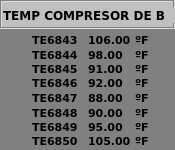
<?xml version="1.0" encoding="UTF-8"?>
<ui version="4.0">
 <class>WTempCompB</class>
 <widget class="QWidget" name="WTempCompB">
  <property name="geometry">
   <rect>
    <x>0</x>
    <y>0</y>
    <width>175</width>
    <height>150</height>
   </rect>
  </property>
  <property name="minimumSize">
   <size>
    <width>175</width>
    <height>150</height>
   </size>
  </property>
  <property name="maximumSize">
   <size>
    <width>175</width>
    <height>150</height>
   </size>
  </property>
  <property name="windowTitle">
   <string>WTempCompB</string>
  </property>
  <property name="styleSheet">
   <string notr="true">background-color: rgb(128, 128, 128);</string>
  </property>
  <widget class="QFrame" name="frame">
   <property name="geometry">
    <rect>
     <x>0</x>
     <y>0</y>
     <width>175</width>
     <height>29</height>
    </rect>
   </property>
   <property name="styleSheet">
    <string notr="true">background-color: rgb(192, 192, 192);</string>
   </property>
   <property name="frameShape">
    <enum>QFrame::Box</enum>
   </property>
   <property name="frameShadow">
    <enum>QFrame::Sunken</enum>
   </property>
  </widget>
  <widget class="QLabel" name="lbTemCOMBT">
   <property name="geometry">
    <rect>
     <x>3</x>
     <y>7</y>
     <width>175</width>
     <height>16</height>
    </rect>
   </property>
   <property name="font">
    <font>
     <family>Verdana</family>
     <pointsize>9</pointsize>
     <weight>75</weight>
     <bold>true</bold>
    </font>
   </property>
   <property name="styleSheet">
    <string notr="true">background-color: rgb(192, 192, 192);</string>
   </property>
   <property name="text">
    <string>TEMP COMPRESOR DE B</string>
   </property>
  </widget>
  <widget class="QLabel" name="lbCOMBT_1">
   <property name="geometry">
    <rect>
     <x>32</x>
     <y>32</y>
     <width>51</width>
     <height>16</height>
    </rect>
   </property>
   <property name="font">
    <font>
     <family>Verdana</family>
     <pointsize>8</pointsize>
     <weight>75</weight>
     <bold>true</bold>
    </font>
   </property>
   <property name="text">
    <string>TE6843</string>
   </property>
  </widget>
  <widget class="QLabel" name="lbCOMB_1">
   <property name="geometry">
    <rect>
     <x>88</x>
     <y>32</y>
     <width>44</width>
     <height>16</height>
    </rect>
   </property>
   <property name="font">
    <font>
     <family>Verdana</family>
     <pointsize>8</pointsize>
     <weight>75</weight>
     <bold>true</bold>
    </font>
   </property>
   <property name="text">
    <string>106.00</string>
   </property>
  </widget>
  <widget class="QLabel" name="lbCOMBU_1">
   <property name="geometry">
    <rect>
     <x>135</x>
     <y>32</y>
     <width>21</width>
     <height>16</height>
    </rect>
   </property>
   <property name="font">
    <font>
     <family>Verdana</family>
     <pointsize>8</pointsize>
     <weight>75</weight>
     <bold>true</bold>
    </font>
   </property>
   <property name="text">
    <string>ºF</string>
   </property>
  </widget>
  <widget class="QLabel" name="lbCOMB_2">
   <property name="geometry">
    <rect>
     <x>88</x>
     <y>47</y>
     <width>44</width>
     <height>16</height>
    </rect>
   </property>
   <property name="font">
    <font>
     <family>Verdana</family>
     <pointsize>8</pointsize>
     <weight>75</weight>
     <bold>true</bold>
    </font>
   </property>
   <property name="text">
    <string>98.00</string>
   </property>
  </widget>
  <widget class="QLabel" name="lbCOMBT_2">
   <property name="geometry">
    <rect>
     <x>32</x>
     <y>47</y>
     <width>51</width>
     <height>16</height>
    </rect>
   </property>
   <property name="font">
    <font>
     <family>Verdana</family>
     <pointsize>8</pointsize>
     <weight>75</weight>
     <bold>true</bold>
    </font>
   </property>
   <property name="text">
    <string>TE6844</string>
   </property>
  </widget>
  <widget class="QLabel" name="lbCOMBU_2">
   <property name="geometry">
    <rect>
     <x>135</x>
     <y>47</y>
     <width>21</width>
     <height>16</height>
    </rect>
   </property>
   <property name="font">
    <font>
     <family>Verdana</family>
     <pointsize>8</pointsize>
     <weight>75</weight>
     <bold>true</bold>
    </font>
   </property>
   <property name="text">
    <string>ºF</string>
   </property>
  </widget>
  <widget class="QLabel" name="lbCOMBT_3">
   <property name="geometry">
    <rect>
     <x>32</x>
     <y>61</y>
     <width>51</width>
     <height>16</height>
    </rect>
   </property>
   <property name="font">
    <font>
     <family>Verdana</family>
     <pointsize>8</pointsize>
     <weight>75</weight>
     <bold>true</bold>
    </font>
   </property>
   <property name="text">
    <string>TE6845</string>
   </property>
  </widget>
  <widget class="QLabel" name="lbCOMBU_3">
   <property name="geometry">
    <rect>
     <x>135</x>
     <y>61</y>
     <width>21</width>
     <height>16</height>
    </rect>
   </property>
   <property name="font">
    <font>
     <family>Verdana</family>
     <pointsize>8</pointsize>
     <weight>75</weight>
     <bold>true</bold>
    </font>
   </property>
   <property name="text">
    <string>ºF</string>
   </property>
  </widget>
  <widget class="QLabel" name="lbCOMB_3">
   <property name="geometry">
    <rect>
     <x>88</x>
     <y>61</y>
     <width>44</width>
     <height>16</height>
    </rect>
   </property>
   <property name="font">
    <font>
     <family>Verdana</family>
     <pointsize>8</pointsize>
     <weight>75</weight>
     <bold>true</bold>
    </font>
   </property>
   <property name="text">
    <string>91.00</string>
   </property>
  </widget>
  <widget class="QLabel" name="lbCOMBT_4">
   <property name="geometry">
    <rect>
     <x>32</x>
     <y>75</y>
     <width>51</width>
     <height>16</height>
    </rect>
   </property>
   <property name="font">
    <font>
     <family>Verdana</family>
     <pointsize>8</pointsize>
     <weight>75</weight>
     <bold>true</bold>
    </font>
   </property>
   <property name="text">
    <string>TE6846</string>
   </property>
  </widget>
  <widget class="QLabel" name="lbCOMBU_4">
   <property name="geometry">
    <rect>
     <x>135</x>
     <y>75</y>
     <width>21</width>
     <height>16</height>
    </rect>
   </property>
   <property name="font">
    <font>
     <family>Verdana</family>
     <pointsize>8</pointsize>
     <weight>75</weight>
     <bold>true</bold>
    </font>
   </property>
   <property name="text">
    <string>ºF</string>
   </property>
  </widget>
  <widget class="QLabel" name="lbCOMB_4">
   <property name="geometry">
    <rect>
     <x>88</x>
     <y>75</y>
     <width>44</width>
     <height>16</height>
    </rect>
   </property>
   <property name="font">
    <font>
     <family>Verdana</family>
     <pointsize>8</pointsize>
     <weight>75</weight>
     <bold>true</bold>
    </font>
   </property>
   <property name="text">
    <string>92.00</string>
   </property>
  </widget>
  <widget class="QLabel" name="lbCOMBT_5">
   <property name="geometry">
    <rect>
     <x>32</x>
     <y>90</y>
     <width>51</width>
     <height>16</height>
    </rect>
   </property>
   <property name="font">
    <font>
     <family>Verdana</family>
     <pointsize>8</pointsize>
     <weight>75</weight>
     <bold>true</bold>
    </font>
   </property>
   <property name="text">
    <string>TE6847</string>
   </property>
  </widget>
  <widget class="QLabel" name="lbCOMB_5">
   <property name="geometry">
    <rect>
     <x>88</x>
     <y>90</y>
     <width>44</width>
     <height>16</height>
    </rect>
   </property>
   <property name="font">
    <font>
     <family>Verdana</family>
     <pointsize>8</pointsize>
     <weight>75</weight>
     <bold>true</bold>
    </font>
   </property>
   <property name="text">
    <string>88.00</string>
   </property>
  </widget>
  <widget class="QLabel" name="lbCOMBU_5">
   <property name="geometry">
    <rect>
     <x>135</x>
     <y>90</y>
     <width>21</width>
     <height>16</height>
    </rect>
   </property>
   <property name="font">
    <font>
     <family>Verdana</family>
     <pointsize>8</pointsize>
     <weight>75</weight>
     <bold>true</bold>
    </font>
   </property>
   <property name="text">
    <string>ºF</string>
   </property>
  </widget>
  <widget class="QLabel" name="lbCOMBT_6">
   <property name="geometry">
    <rect>
     <x>32</x>
     <y>105</y>
     <width>51</width>
     <height>16</height>
    </rect>
   </property>
   <property name="font">
    <font>
     <family>Verdana</family>
     <pointsize>8</pointsize>
     <weight>75</weight>
     <bold>true</bold>
    </font>
   </property>
   <property name="text">
    <string>TE6848</string>
   </property>
  </widget>
  <widget class="QLabel" name="lbCOMBU_6">
   <property name="geometry">
    <rect>
     <x>135</x>
     <y>105</y>
     <width>21</width>
     <height>16</height>
    </rect>
   </property>
   <property name="font">
    <font>
     <family>Verdana</family>
     <pointsize>8</pointsize>
     <weight>75</weight>
     <bold>true</bold>
    </font>
   </property>
   <property name="text">
    <string>ºF</string>
   </property>
  </widget>
  <widget class="QLabel" name="lbCOMB_6">
   <property name="geometry">
    <rect>
     <x>88</x>
     <y>105</y>
     <width>44</width>
     <height>16</height>
    </rect>
   </property>
   <property name="font">
    <font>
     <family>Verdana</family>
     <pointsize>8</pointsize>
     <weight>75</weight>
     <bold>true</bold>
    </font>
   </property>
   <property name="text">
    <string>90.00</string>
   </property>
  </widget>
  <widget class="QLabel" name="lbCOMBT_7">
   <property name="geometry">
    <rect>
     <x>32</x>
     <y>119</y>
     <width>51</width>
     <height>16</height>
    </rect>
   </property>
   <property name="font">
    <font>
     <family>Verdana</family>
     <pointsize>8</pointsize>
     <weight>75</weight>
     <bold>true</bold>
    </font>
   </property>
   <property name="text">
    <string>TE6849</string>
   </property>
  </widget>
  <widget class="QLabel" name="lbCOMBU_7">
   <property name="geometry">
    <rect>
     <x>135</x>
     <y>119</y>
     <width>21</width>
     <height>16</height>
    </rect>
   </property>
   <property name="font">
    <font>
     <family>Verdana</family>
     <pointsize>8</pointsize>
     <weight>75</weight>
     <bold>true</bold>
    </font>
   </property>
   <property name="text">
    <string>ºF</string>
   </property>
  </widget>
  <widget class="QLabel" name="lbCOMB_7">
   <property name="geometry">
    <rect>
     <x>88</x>
     <y>119</y>
     <width>44</width>
     <height>16</height>
    </rect>
   </property>
   <property name="font">
    <font>
     <family>Verdana</family>
     <pointsize>8</pointsize>
     <weight>75</weight>
     <bold>true</bold>
    </font>
   </property>
   <property name="text">
    <string>95.00</string>
   </property>
  </widget>
  <widget class="QLabel" name="lbCOMBT_8">
   <property name="geometry">
    <rect>
     <x>32</x>
     <y>133</y>
     <width>51</width>
     <height>16</height>
    </rect>
   </property>
   <property name="font">
    <font>
     <family>Verdana</family>
     <pointsize>8</pointsize>
     <weight>75</weight>
     <bold>true</bold>
    </font>
   </property>
   <property name="text">
    <string>TE6850</string>
   </property>
  </widget>
  <widget class="QLabel" name="lbCOMB_8">
   <property name="geometry">
    <rect>
     <x>88</x>
     <y>133</y>
     <width>44</width>
     <height>16</height>
    </rect>
   </property>
   <property name="font">
    <font>
     <family>Verdana</family>
     <pointsize>8</pointsize>
     <weight>75</weight>
     <bold>true</bold>
    </font>
   </property>
   <property name="text">
    <string>105.00</string>
   </property>
  </widget>
  <widget class="QLabel" name="lbCOMBU_8">
   <property name="geometry">
    <rect>
     <x>135</x>
     <y>133</y>
     <width>21</width>
     <height>16</height>
    </rect>
   </property>
   <property name="font">
    <font>
     <family>Verdana</family>
     <pointsize>8</pointsize>
     <weight>75</weight>
     <bold>true</bold>
    </font>
   </property>
   <property name="text">
    <string>ºF</string>
   </property>
  </widget>
  <widget class="QLabel" name="lbFondo">
   <property name="geometry">
    <rect>
     <x>0</x>
     <y>0</y>
     <width>175</width>
     <height>150</height>
    </rect>
   </property>
   <property name="styleSheet">
    <string notr="true">background-color: rgb(128, 128, 128);</string>
   </property>
   <property name="text">
    <string/>
   </property>
  </widget>
  <zorder>lbFondo</zorder>
  <zorder>frame</zorder>
  <zorder>lbTemCOMBT</zorder>
  <zorder>lbCOMBT_1</zorder>
  <zorder>lbCOMB_1</zorder>
  <zorder>lbCOMBU_1</zorder>
  <zorder>lbCOMB_2</zorder>
  <zorder>lbCOMBT_2</zorder>
  <zorder>lbCOMBU_2</zorder>
  <zorder>lbCOMBT_3</zorder>
  <zorder>lbCOMBU_3</zorder>
  <zorder>lbCOMB_3</zorder>
  <zorder>lbCOMBT_4</zorder>
  <zorder>lbCOMBU_4</zorder>
  <zorder>lbCOMB_4</zorder>
  <zorder>lbCOMBT_5</zorder>
  <zorder>lbCOMB_5</zorder>
  <zorder>lbCOMBU_5</zorder>
  <zorder>lbCOMBT_6</zorder>
  <zorder>lbCOMBU_6</zorder>
  <zorder>lbCOMB_6</zorder>
  <zorder>lbCOMBT_7</zorder>
  <zorder>lbCOMBU_7</zorder>
  <zorder>lbCOMB_7</zorder>
  <zorder>lbCOMBT_8</zorder>
  <zorder>lbCOMB_8</zorder>
  <zorder>lbCOMBU_8</zorder>
 </widget>
 <layoutdefault spacing="6" margin="11"/>
 <resources/>
 <connections/>
</ui>
